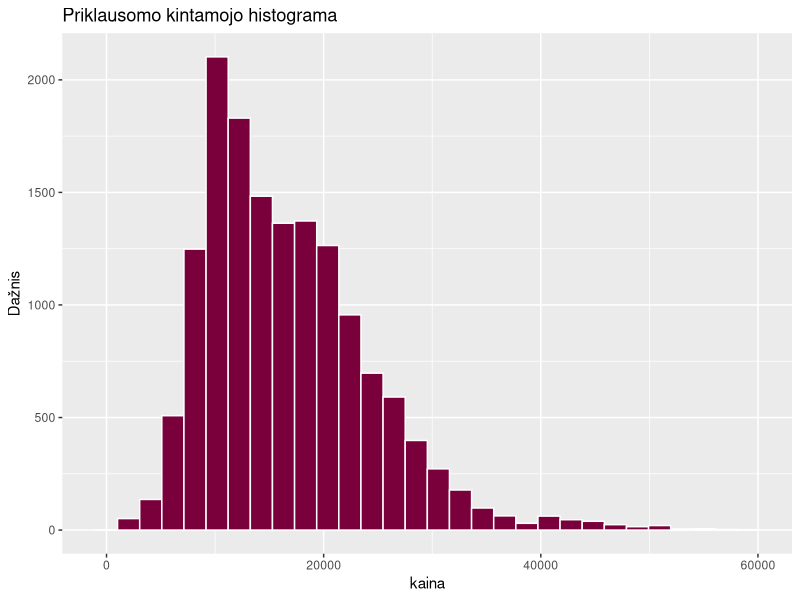
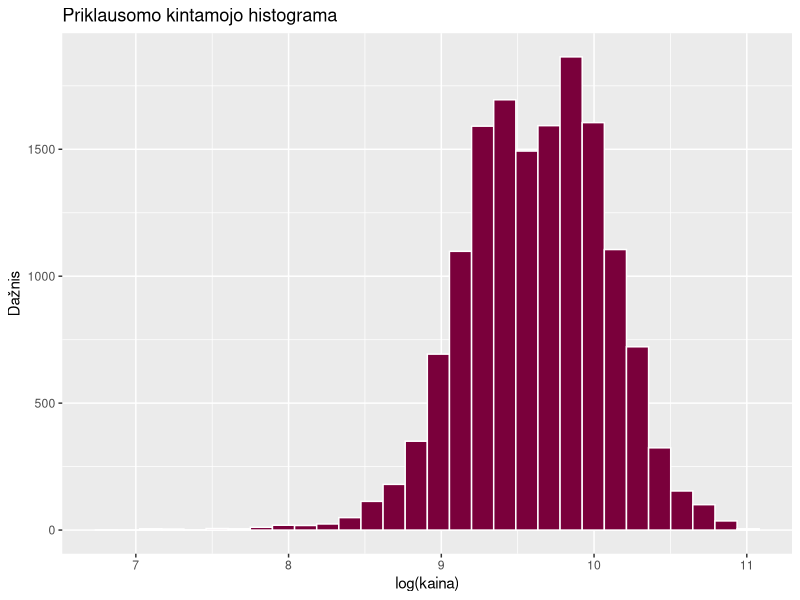
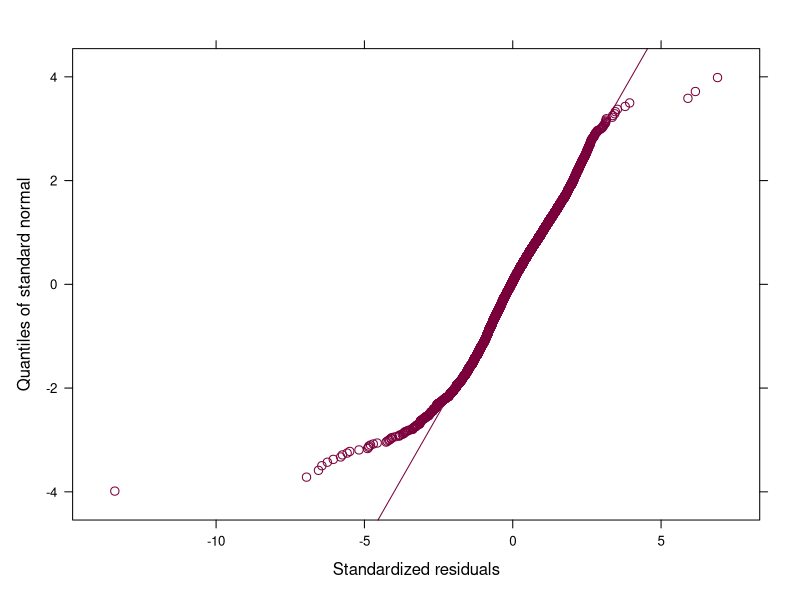
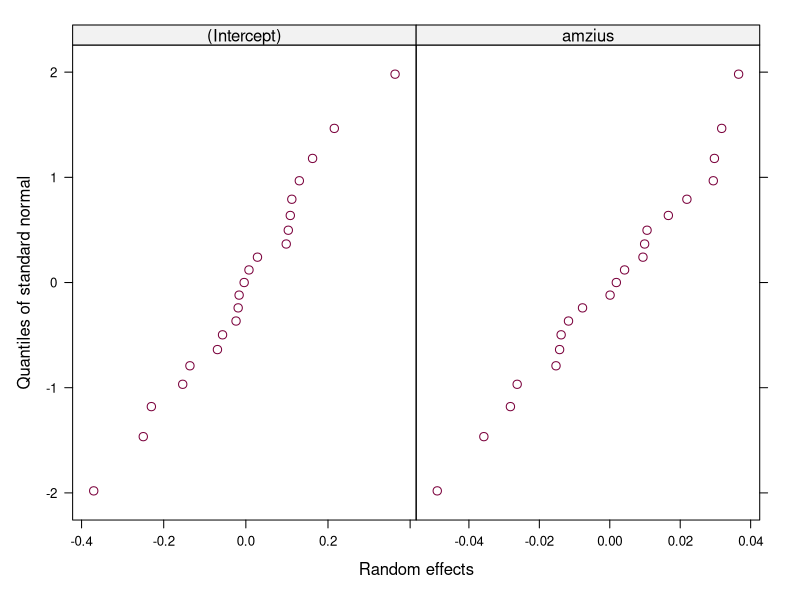
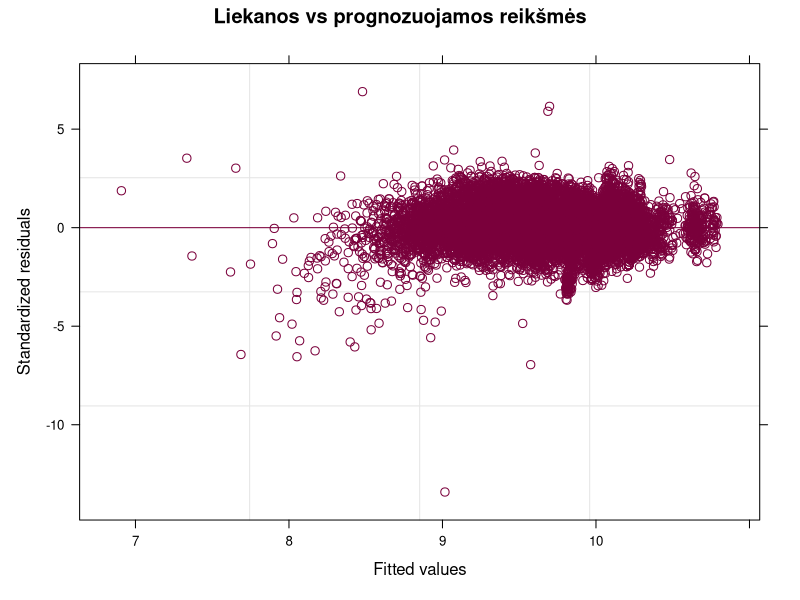
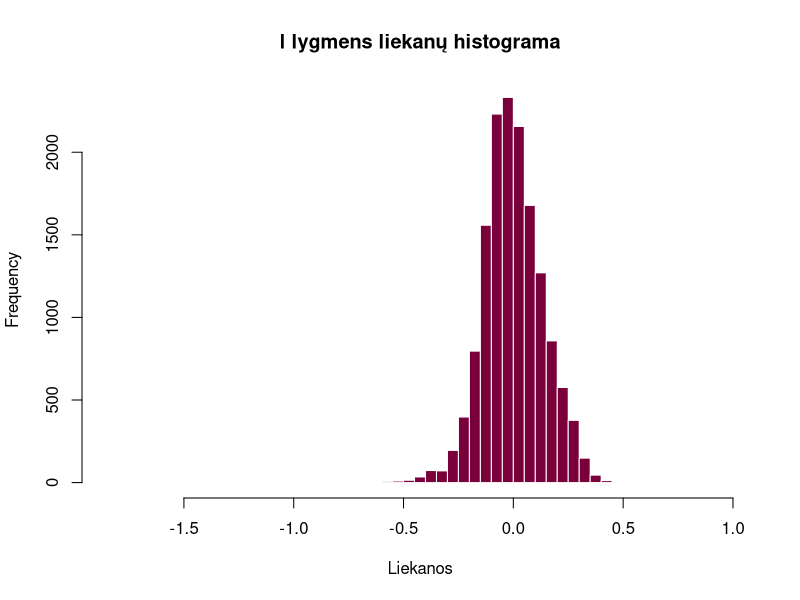

Reproduce these figures in R, in order.
## ---- chunk 1
knitr::opts_chunk$set(echo = TRUE, warning = FALSE, message = FALSE)
## ---- chunk 2
library(nlme)      # lme() – hierarchiniai tiesiniai modeliai (kaip paskaitos pavyzdyje)
library(ggplot2)   # priklausomo kintamojo histograma
## ---- chunk 3
duom <- read.csv("vw.csv")
duom$model <- trimws(duom$model)                         # pavadinimų priekyje yra tarpas

duom <- subset(duom, fuelType %in% c("Petrol", "Diesel"))   # tik benzininiai ir dyzeliniai
duom <- subset(duom, engineSize > 0)                        # variklio tūris 0 – klaida
duom <- subset(duom, mpg >= 20 & mpg <= 100)                # neįtikėtinos sąnaudų reikšmės
duom <- duom[duom$model %in% names(which(table(duom$model) >= 30)), ]  # modeliai su >= 30 automobilių
duom$model <- factor(duom$model)

duom$lkaina <- log(duom$price)        # priklausomas kintamasis – kainos logaritmas
duom$lkaina_c <- duom$lkaina - mean(duom$lkaina)   # centruota log(kaina) – besąlyginio modelio hipotezėms
duom$amzius <- 2020 - duom$year       # amžius metais (duomenys surinkti 2020 m.)
duom$rida   <- duom$mileage / 1000    # rida, tūkst. mylių
duom$vid_variklis <- ave(duom$engineSize, duom$model)   # II lygmens kintamasis: modelio vidutinis variklio tūris

duom$transmission <- factor(duom$transmission)   # Automatic, Manual, Semi-Auto
duom$fuelType <- factor(duom$fuelType)           # Diesel, Petrol
table(duom$transmission); table(duom$fuelType)

nrow(duom)            # stebėjimų skaičius
nlevels(duom$model)   # II lygmens aibių (modelių) skaičius
sort(table(duom$model))
## ---- chunk 4
ggplot(duom, aes(x = price)) +
  geom_histogram(bins = 30, fill = "#7A003B", color = "white") +
  labs(title = "Priklausomo kintamojo histograma", x = "kaina", y = "Dažnis")
## ---- chunk 5
ggplot(duom, aes(x = lkaina)) +
  geom_histogram(bins = 30, fill = "#7A003B", color = "white") +
  labs(title = "Priklausomo kintamojo histograma", x = "log(kaina)", y = "Dažnis")
set.seed(2026)
shapiro.test(sample(duom$lkaina, 5000))   # shapiro.test leidžia iki 5000 stebėjimų – atsitiktinė imtis
## ---- chunk 6
model.0 <- lme(lkaina_c ~ 1, random = ~ 1 | model, data = duom)   # REML
summary(model.0)
VarCorr(model.0)
tau00 <- as.numeric(VarCorr(model.0)[1, "Variance"])
sigma2_0 <- model.0$sigma^2
ICC <- tau00 / (tau00 + sigma2_0)
ICC
intervals(model.0)    # PI dispersijų st. nuokrypiams (ar tau00 > 0, sigma^2 > 0)
## ---- chunk 7
round(cor(duom[, c("amzius", "rida", "mpg")]), 3)
## ---- chunk 8
ctrl <- lmeControl(opt = "optim", maxIter = 200, msMaxIter = 200)
model.1 <- lme(lkaina ~ 1 + vid_variklis + amzius + rida + mpg + transmission + fuelType,
               random = ~ 1 + amzius | model, data = duom, control = ctrl)   # REML
summary(model.1)        # fiksuoti parametrai (Fixed effects) ir st. nuokrypiai (Random effects)
VarCorr(model.1)        # dispersijos: tau00, tau11, sigma^2
getVarCov(model.1)      # tau matrica su kovariacija tau01

model.0ml <- update(model.0, method = "ML")   # modelių palyginimui – ML įverčiai
model.1ml <- update(model.1, method = "ML")

# Ar reikalingas atsitiktinis amžiaus nuolydis?
model.1a <- lme(lkaina ~ 1 + vid_variklis + amzius + rida + mpg + transmission + fuelType,
                random = ~ 1 | model, data = duom, method = "ML", control = ctrl)
anova(model.1ml, model.1a)
AIC(model.0ml)
AIC(model.1ml)
## ---- chunk 9
model.2ml <- update(model.1ml, . ~ . + vid_variklis:amzius)
summary(model.2ml)$tTable
anova(model.1ml, model.2ml)
## ---- chunk 10
model.3ml <- update(model.1ml, . ~ . + vid_variklis:rida)
summary(model.3ml)$tTable
anova(model.1ml, model.3ml)
## ---- chunk 11
summary(model.1)     # galutinis modelis (be sąveikos), REML įverčiai
VarCorr(model.1)
getVarCov(model.1)
sigma2_1 <- model.1$sigma^2
(sigma2_0 - sigma2_1) / sigma2_0   # I lygmens dispersijos sąlyginis pokytis
tau00_1 <- as.numeric(VarCorr(model.1)[1, "Variance"])
(tau00 - tau00_1) / tau00          # II lygmens dispersijos tau00 sąlyginis pokytis
AIC(model.0ml, model.1ml)
## ---- chunk 12
qqnorm(model.1, ~ resid(., type = "p"), abline = c(0, 1), col = "#7A003B")      # I lygmens liekanos e
qqnorm(model.1, ~ ranef(.), col = "#7A003B")      # II lygmens u0 ir u1
plot(model.1, resid(., type = "pearson") ~ fitted(.), abline = 0, col = "#7A003B",
     main = "Liekanos vs prognozuojamos reikšmės")   # homoskedastiškumas
hist(resid(model.1), breaks = 80, main = "I lygmens liekanų histograma", xlab = "Liekanos",
     col = "#7A003B", border = "white")
mean(abs(resid(model.1, type = "pearson")) > 3)   # dalis liekanų, didesnių nei 3 st. nuokrypiai
round(ranef(model.1), 3)
## ---- chunk 13
vv_golf <- unique(duom$vid_variklis[duom$model == "Golf"])
naujas_golf <- data.frame(model = factor("Golf", levels = levels(duom$model)),
                          vid_variklis = vv_golf, amzius = 3, rida = 30, mpg = 55,
                          transmission = factor("Manual", levels = levels(duom$transmission)),
                          fuelType = factor("Petrol", levels = levels(duom$fuelType)))
exp(predict(model.1, naujas_golf, level = 0))   # populiacijos lygis
exp(predict(model.1, naujas_golf, level = 1))   # su Golf atsitiktiniais efektais
